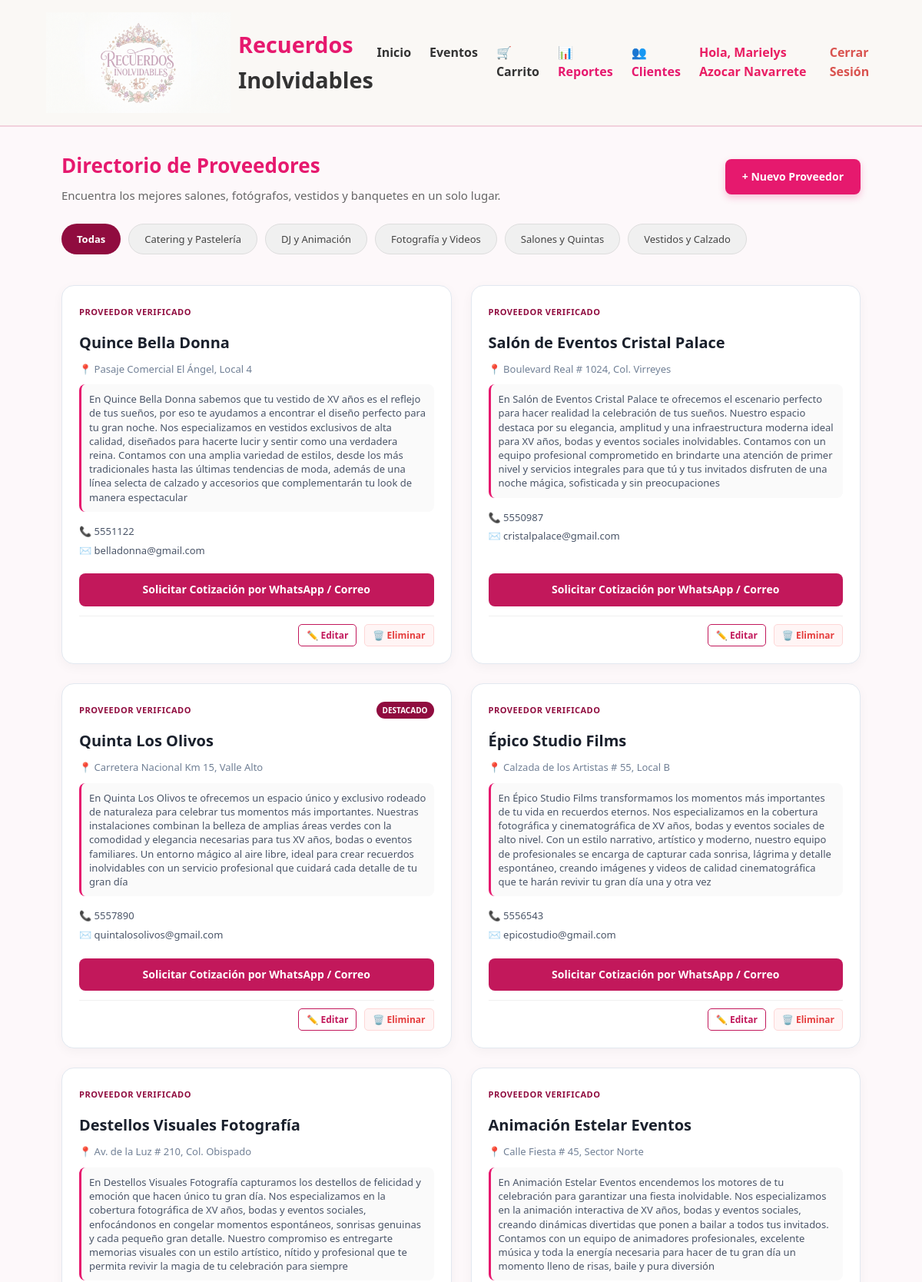
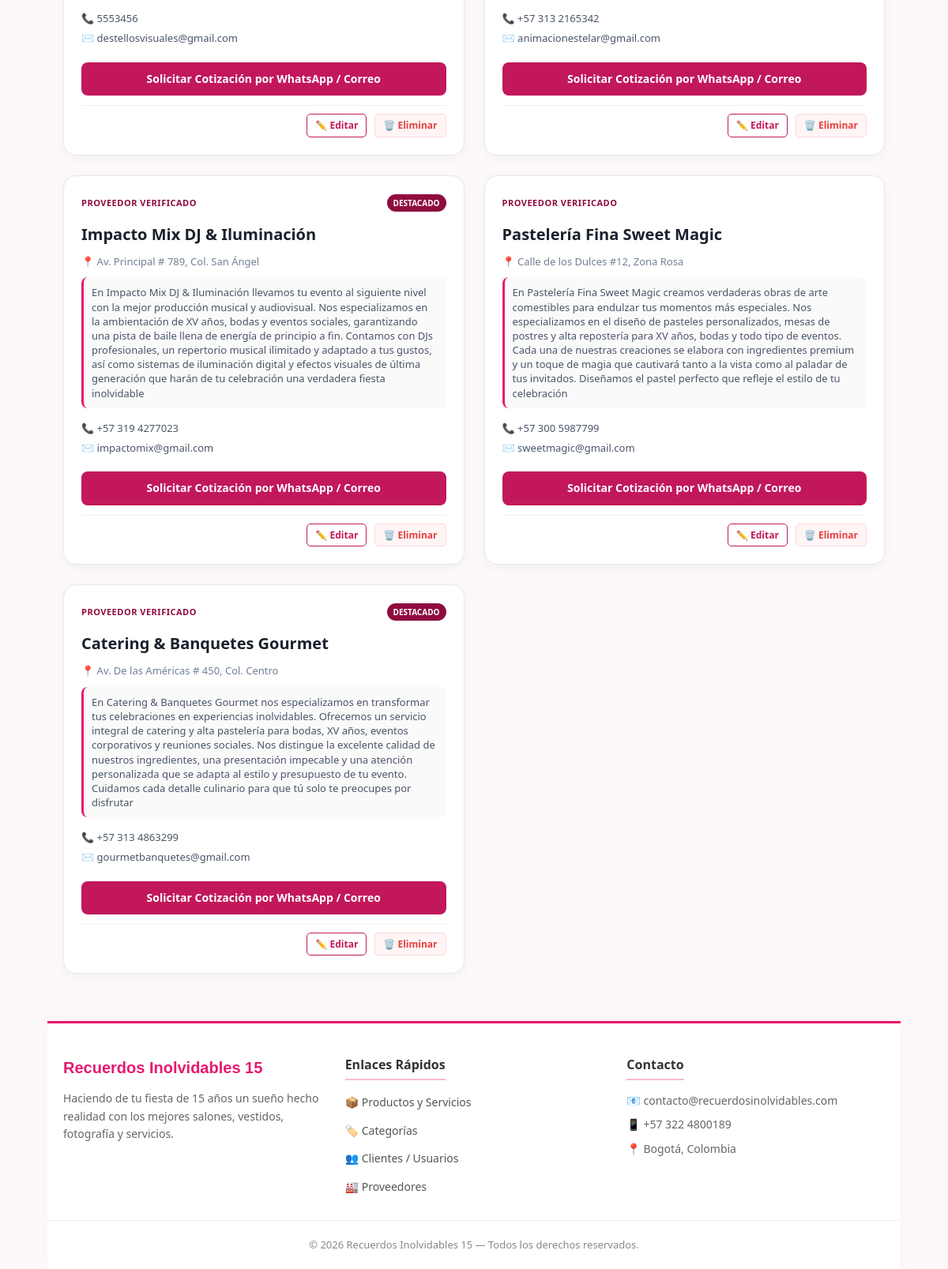
The page / (signed in) on the database its author committed (2 pictures, top to bottom).
### tables this page shows
CREATE TABLE `categorias` (
  `id_categoria` int(11) NOT NULL,
  `nombre` varchar(100) NOT NULL,
  `descripcion` text,
  `icono` varchar(50) DEFAULT NULL
);

CREATE TABLE `proveedores` (
  `id_proveedor` int(11) NOT NULL,
  `id_usuario` int(11) DEFAULT NULL,
  `id_categoria` int(11) DEFAULT NULL,
  `nombre_comercial` varchar(150) NOT NULL,
  `descripcion` text,
  `ubicacion` varchar(150) NOT NULL,
  `telefono` varchar(20) DEFAULT NULL,
  `email` varchar(100) DEFAULT NULL,
  `direccion` varchar(255) DEFAULT NULL,
  `es_destacado` tinyint(1) DEFAULT '0',
  `imagen` varchar(255) DEFAULT 'default-provider.jpg',
  `destacado` tinyint(1) DEFAULT '0'
);

### controllers/ProveedorController.php (called while the page is built, shortened)
<?php
require_once __DIR__ . '/../models/Proveedor.php';
require_once __DIR__ . '/../config/database.php';
class ProveedorController {
    private $model;
    private $db;
    public function __construct() {
        $this->model = new Proveedor();
        $this->db = (new Database())->getConnection();
    }
    public function index() {
        $proveedores = $this->model->obtenerTodos();
        $stmtCat = $this->db->query("SELECT * FROM categorias ORDER BY nombre ASC");
        $categorias = $stmtCat->fetchAll();
        require_once __DIR__ . '/../views/proveedores/index.php';
    }
}
?>

### config/Database.php (called while the page is built, shortened)
<?php
class Database {
    private $host = "localhost";
    private $db_name = "recuerdos_inolvidables";
    private $username = "root";
    private $password = "";
    public function getConnection() {
        $this->conn = null;
        try {
            $this->conn = new PDO(
                "mysql:host=" . $this->host . ";dbname=" . $this->db_name . ";charset=utf8mb4",
                $this->username,
                $this->password,
                [
                    PDO::ATTR_ERRMODE => PDO::ERRMODE_EXCEPTION,
                    PDO::ATTR_DEFAULT_FETCH_MODE => PDO::FETCH_ASSOC,
                    PDO::ATTR_EMULATE_PREPARES => false
                ]
            );
        } catch (PDOException $exception) {
            echo "Error de conexión: " . $exception->getMessage();
        }
        return $this->conn;
    }
}

### models/Proveedor.php (called while the page is built, shortened)
<?php
require_once __DIR__ . '/../config/database.php';
class Proveedor {
    private $conn;
    private $table_name = "proveedores";
    public function __construct() {
        $database = new Database();
        $this->conn = $database->getConnection();
    }
    public function obtenerTodos() {
        $sql = "SELECT * FROM " . $this->table_name . " ORDER BY id_proveedor DESC";
        $stmt = $this->conn->prepare($sql);
        $stmt->execute();
        return $stmt->fetchAll();
    }
}
?>

### views/proveedores/index.php (the view, shortened to what this page needs)
<?php require_once __DIR__ . '/../layouts/header.php'; ?>
<div style="max-width: 1200px; margin: 30px auto; padding: 0 20px; font-family: Arial, sans-serif;">
    <div style="display: flex; justify-content: space-between; align-items: center; margin-bottom: 25px; flex-wrap: wrap; gap: 15px;">
        <div>
            <h2 style="color: #e6196e; margin: 0 0 5px 0; font-size: 26px; font-weight: bold;">
                Directorio de Proveedores
            </h2>
            <p style="color: #666; margin: 0; font-size: 15px;">
                Encuentra los mejores salones, fotógrafos, vestidos y banquetes en un solo lugar.
            </p>
        </div>
        <a href="index.php?controller=proveedor&action=crear"
           style="background-color: #e6196e; color: white; padding: 12px 22px; text-decoration: none; border-radius: 8px; font-weight: bold; font-size: 14px; display: inline-flex; align-items: center; gap: 8px; box-shadow: 0 4px 10px rgba(230, 25, 110, 0.25);">
            + Nuevo Proveedor
        </a>
    </div>
    <div style="display: flex; gap: 10px; margin-bottom: 30px; overflow-x: auto; padding-bottom: 10px;">
        <button class="filter-btn active" onclick="filtrarCategoria('todas', this)" style="background: #900c3f; color: white; border: none; padding: 10px 20px; border-radius: 20px; font-weight: bold; cursor: pointer; font-size: 13px; white-space: nowrap;">
            Todas
        </button>
        <?php if (!empty($categorias)): ?>
            <?php foreach ($categorias as $cat): ?>
                <button class="filter-btn" onclick="filtrarCategoria('<?= $cat['id_categoria'] ?>', this)" style="background: #f0f0f0; color: #444; border: 1px solid #ddd; padding: 10px 20px; border-radius: 20px; font-weight: 500; cursor: pointer; font-size: 13px; white-space: nowrap;">
                    <?= htmlspecialchars($cat['nombre']) ?>
                </button>
            <?php endforeach; ?>
        <?php endif; ?>
    </div>
    <div style="display: grid; grid-template-columns: repeat(auto-fill, minmax(340px, 1fr)); gap: 25px;">
        <?php if (!empty($proveedores)): ?>
            <?php foreach ($proveedores as $p): ?>
                <div class="card-proveedor"
                     data-categoria="<?= htmlspecialchars($p['id_categoria'] ?? '') ?>"
                     style="background: #ffffff; border: 1px solid #e2e8f0; border-radius: 16px; padding: 22px; box-shadow: 0 4px 15px rgba(0,0,0,0.04); display: flex; flex-direction: column; justify-content: space-between;">
                    <div>
                        <div style="display: flex; justify-content: space-between; align-items: center; margin-bottom: 12px; min-height: 24px;">
                            <span style="color: #900c3f; font-size: 11px; font-weight: 800; text-transform: uppercase; letter-spacing: 0.5px;">
                                PROVEEDOR VERIFICADO
                            </span>
                            <?php if (!empty($p['es_destacado']) && $p['es_destacado'] == 1): ?>
                                <span style="background: #900c3f; color: white; font-size: 10px; font-weight: bold; padding: 3px 8px; border-radius: 12px; text-transform: uppercase;">
                                    DESTACADO
                                </span>
                            <?php endif; ?>
                        </div>
                        <h3 style="margin: 0 0 8px 0; color: #1a202c; font-size: 20px; font-weight: bold;">
                            <?= htmlspecialchars($p['nombre_comercial']) ?>
                        </h3>
                        <p style="margin: 0 0 10px 0; color: #718096; font-size: 13px; display: flex; align-items: center; gap: 5px;">
                            📍 <?= !empty($p['direccion']) ? htmlspecialchars($p['direccion']) : 'Ubicación disponible tras cotizar' ?>
                        </p>
                        <div style="margin-bottom: 15px; background: #fafafa; padding: 10px; border-radius: 8px; border-left: 3px solid #e6196e;">
                            <p style="margin: 0; color: #4a5568; font-size: 13px; line-height: 1.4;">
                                <?= !empty($p['descripcion']) ? htmlspecialchars($p['descripcion']) : 'Servicios especializados para fiestas de 15 años.' ?>
                            </p>
                        </div>
                        <div style="font-size: 13px; color: #4a5568; margin-bottom: 20px; display: flex; flex-direction: column; gap: 4px;">
                            <p style="margin: 0;">📞 <?= !empty($p['telefono']) ? htmlspecialchars($p['telefono']) : 'No registrado' ?></p>
                            <?php if (!empty($p['email'])): ?>
                                <p style="margin: 0;">✉️ <?= htmlspecialchars($p['email']) ?></p>
                            <?php endif; ?>
                        </div>
                    </div>
                    <div>
                        <?php
                            $telLimpio = preg_replace('/[^0-9]/', '', $p['telefono'] ?? '');
                            $mensajeWhatsApp = rawurlencode("Hola, vi tu servicio de '" . ($p['nombre_comercial'] ?? '') . "' en Recuerdos Inolvidables y me gustaría solicitar información para mis 15 años.");
                            $linkCotizar = !empty($telLimpio)
                                ? "https://wa.me/" . $telLimpio . "?text=" . $mensajeWhatsApp
                                : "mailto:" . ($p['email'] ?? '') . "?subject=Solicitud de Cotización 15 Años";
                        ?>
                        <a href="<?= $linkCotizar ?>" target="_blank"
                           style="display: block; width: 100%; text-align: center; background-color: #c2185b; color: white; padding: 10px 0; border-radius: 8px; text-decoration: none; font-weight: bold; font-size: 14px; margin-bottom: 12px; box-sizing: border-box;">
                            Solicitar Cotización por WhatsApp / Correo
                        </a>
                        <div style="display: flex; justify-content: flex-end; gap: 10px; border-top: 1px solid #f0f0f0; padding-top: 10px;">
                            <a href="index.php?controller=proveedor&action=editar&id=<?= $p['id_proveedor'] ?>"
                               style="color: #c2185b; text-decoration: none; font-size: 12px; font-weight: bold; padding: 4px 10px; border: 1px solid #c2185b; border-radius: 5px;">
                                ✏️ Editar
                            </a>
                            <a href="index.php?controller=proveedor&action=eliminar&id=<?= $p['id_proveedor'] ?>"
                               onclick="return confirm('¿Seguro que deseas eliminar este proveedor?');"
                               style="color: #e53e3e; text-decoration: none; font-size: 12px; font-weight: bold; padding: 4px 10px; border: 1px solid #fed7d7; border-radius: 5px; background: #fff5f5;">
                                🗑️ Eliminar
                            </a>
                        </div>
                    </div>
                </div>
            <?php endforeach; ?>
        <?php else: ?>
            <div style="grid-column: 1 / -1; text-align: center; padding: 40px; background: #f9f9f9; border-radius: 12px; color: #666;">
                <p style="font-size: 16px; margin: 0;">No hay proveedores registrados aún.</p>
            </div>
        <?php endif; ?>
    </div>
</div>
<?php require_once __DIR__ . '/../layouts/footer.php'; ?>

### public/css/styles.css (style rules this page uses)
:root { --primary-color: #e91e63; --primary-hover: #c2185b; --secondary-color: #f8bbd0; --text-dark: #333333; --bg-light: #fdf8fa; --white: #ffffff; --border-color: #f1d1dc; }
* { box-sizing: border-box; margin: 0; padding: 0; font-family: 'Segoe UI', Tahoma, Geneva, Verdana, sans-serif; }
body { background-color: var(--bg-light); color: var(--text-dark); line-height: 1.6; }

### rows shown on the page
categorias: nombre "Catering y Pastelería"
categorias: nombre "DJ y Animación"
categorias: nombre "Fotografía y Videos"
categorias: nombre "Salones y Quintas"
categorias: nombre "Vestidos y Calzado"
proveedores: nombre_comercial "Quince Bella Donna", direccion "Pasaje Comercial El Ángel, Local 4", descripcion "En Quince Bella Donna sabemos que tu vestido de XV años es el reflejo de tus sueños, por eso te ayudamos a encontrar el diseño perfecto para tu gran noche. Nos especializamos en vestidos exclusivos de alta calidad, diseñados para hacerte lucir y sentir como una verdadera reina. Contamos con una amplia variedad de estilos, desde los más tradicionales hasta las últimas tendencias de moda, además de una línea selecta de calzado y accesorios que complementarán tu look de manera espectacular", telefono "5551122", email "belladonna@gmail.com"
proveedores: nombre_comercial "Salón de Eventos Cristal Palace", direccion "Boulevard Real # 1024, Col. Virreyes", descripcion "En Salón de Eventos Cristal Palace te ofrecemos el escenario perfecto para hacer realidad la celebración de tus sueños. Nuestro espacio destaca por su elegancia, amplitud y una infraestructura moderna ideal para XV años, bodas y eventos sociales inolvidables. Contamos con un equipo profesional comprometido en brindarte una atención de primer nivel y servicios integrales para que tú y tus invitados disfruten de una noche mágica, sofisticada y sin preocupaciones", telefono "5550987", email "cristalpalace@gmail.com"
proveedores: es_destacado "DESTACADO", nombre_comercial "Quinta Los Olivos", direccion "Carretera Nacional Km 15, Valle Alto", descripcion "En Quinta Los Olivos te ofrecemos un espacio único y exclusivo rodeado de naturaleza para celebrar tus momentos más importantes. Nuestras instalaciones combinan la belleza de amplias áreas verdes con la comodidad y elegancia necesarias para tus XV años, bodas o eventos familiares. Un entorno mágico al aire libre, ideal para crear recuerdos inolvidables con un servicio profesional que cuidará cada detalle de tu gran día", telefono "5557890", email "quintalosolivos@gmail.com"
proveedores: nombre_comercial "Épico Studio Films", direccion "Calzada de los Artistas # 55, Local B", descripcion "En Épico Studio Films transformamos los momentos más importantes de tu vida en recuerdos eternos. Nos especializamos en la cobertura fotográfica y cinematográfica de XV años, bodas y eventos sociales de alto nivel. Con un estilo narrativo, artístico y moderno, nuestro equipo de profesionales se encarga de capturar cada sonrisa, lágrima y detalle espontáneo, creando imágenes y videos de calidad cinematográfica que te harán revivir tu gran día una y otra vez", telefono "5556543", email "epicostudio@gmail.com"
proveedores: nombre_comercial "Destellos Visuales Fotografía", direccion "Av. de la Luz # 210, Col. Obispado", descripcion "En Destellos Visuales Fotografía capturamos los destellos de felicidad y emoción que hacen único tu gran día. Nos especializamos en la cobertura fotográfica de XV años, bodas y eventos sociales, enfocándonos en congelar momentos espontáneos, sonrisas genuinas y cada pequeño gran detalle. Nuestro compromiso es entregarte memorias visuales con un estilo artístico, nítido y profesional que te permita revivir la magia de tu celebración para siempre", telefono "5553456", email "destellosvisuales@gmail.com"
proveedores: nombre_comercial "Animación Estelar Eventos", direccion "Calle Fiesta # 45, Sector Norte", descripcion "En Animación Estelar Eventos encendemos los motores de tu celebración para garantizar una fiesta inolvidable. Nos especializamos en la animación interactiva de XV años, bodas y eventos sociales, creando dinámicas divertidas que ponen a bailar a todos tus invitados. Contamos con un equipo de animadores profesionales, excelente música y toda la energía necesaria para hacer de tu gran día un momento lleno de risas, baile y pura diversión", telefono "+57 313 2165342", email "animacionestelar@gmail.com"
proveedores: es_destacado "DESTACADO", nombre_comercial "Impacto Mix DJ & Iluminación", direccion "Av. Principal # 789, Col. San Ángel", descripcion "En Impacto Mix DJ & Iluminación llevamos tu evento al siguiente nivel con la mejor producción musical y audiovisual. Nos especializamos en la ambientación de XV años, bodas y eventos sociales, garantizando una pista de baile llena de energía de principio a fin. Contamos con DJs profesionales, un repertorio musical ilimitado y adaptado a tus gustos, así como sistemas de iluminación digital y efectos visuales de última generación que harán de tu celebración una verdadera fiesta inolvidable", telefono "+57 319 4277023", email "impactomix@gmail.com"
proveedores: nombre_comercial "Pastelería Fina Sweet Magic", direccion "Calle de los Dulces #12, Zona Rosa", descripcion "En Pastelería Fina Sweet Magic creamos verdaderas obras de arte comestibles para endulzar tus momentos más especiales. Nos especializamos en el diseño de pasteles personalizados, mesas de postres y alta repostería para XV años, bodas y todo tipo de eventos. Cada una de nuestras creaciones se elabora con ingredientes premium y un toque de magia que cautivará tanto a la vista como al paladar de tus invitados. Diseñamos el pastel perfecto que refleje el estilo de tu celebración", telefono "+57 300 5987799", email "sweetmagic@gmail.com"
proveedores: es_destacado "DESTACADO", nombre_comercial "Catering & Banquetes Gourmet", direccion "Av. De las Américas # 450, Col. Centro", descripcion "En Catering & Banquetes Gourmet nos especializamos en transformar tus celebraciones en experiencias inolvidables. Ofrecemos un servicio integral de catering y alta pastelería para bodas, XV años, eventos corporativos y reuniones sociales. Nos distingue la excelente calidad de nuestros ingredientes, una presentación impecable y una atención personalizada que se adapta al estilo y presupuesto de tu evento. Cuidamos cada detalle culinario para que tú solo te preocupes por disfrutar", telefono "+57 313 4863299", email "gourmetbanquetes@gmail.com"

### other values the page prints
$_SESSION['user_nombre'] "Marielys Azocar Navarrete"
